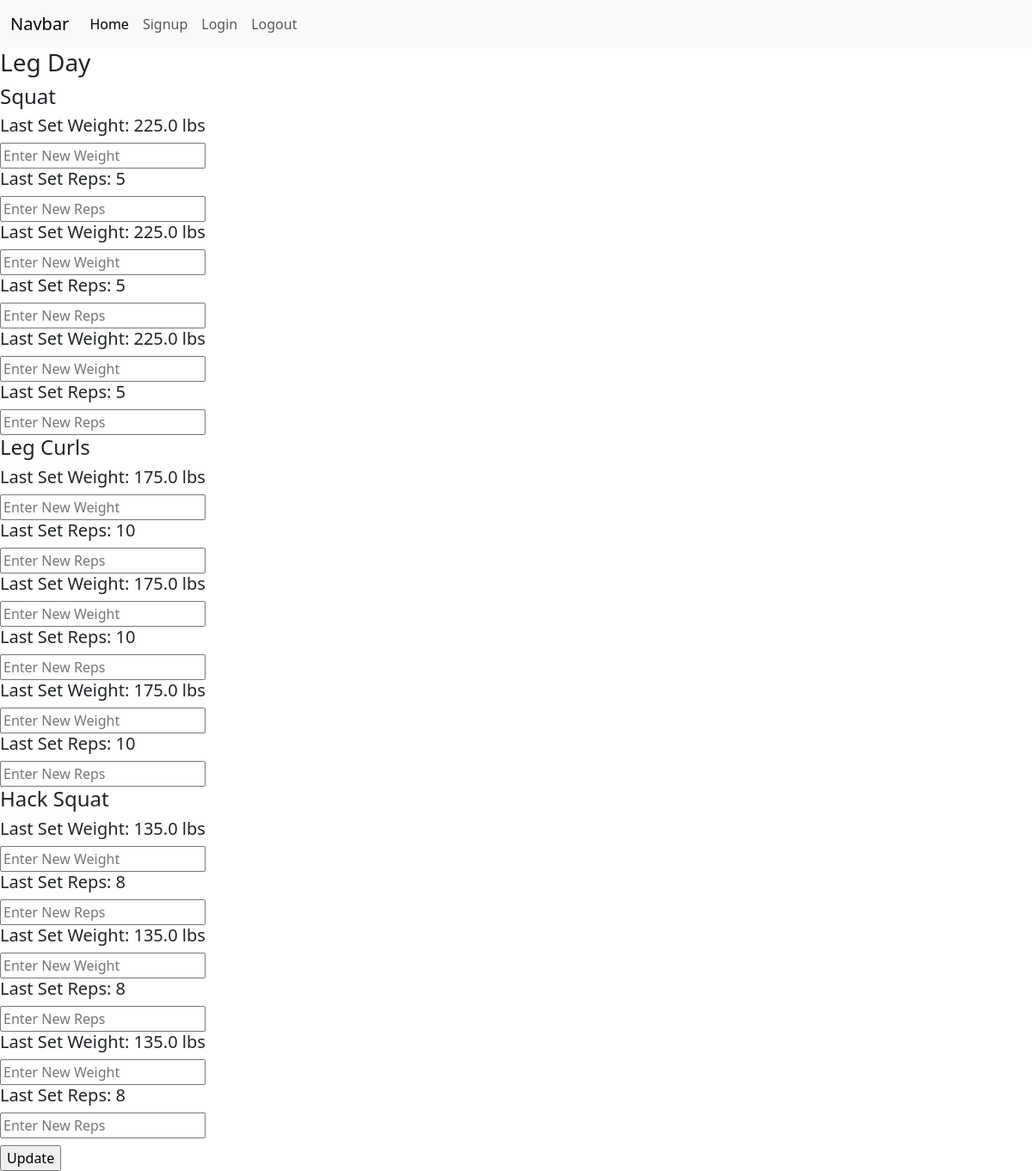
The page /run_schedule/4 (signed in) on the database as committed earlier.
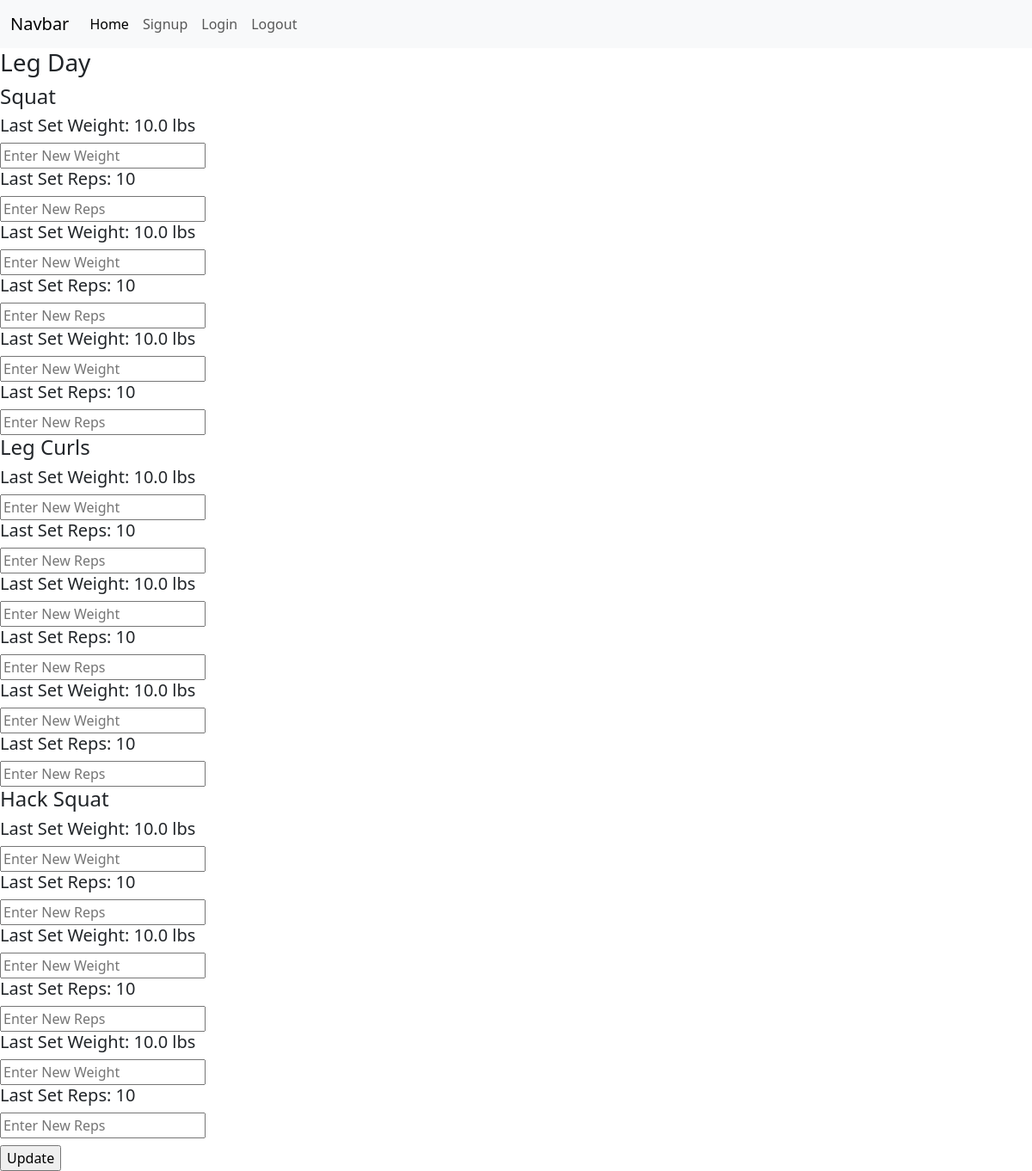
The same page on the database as committed later.
### website/models.py (models this page shows)
class Set(db.Model, UserMixin):
    id = db.Column(db.Integer, primary_key=True)
    reps = db.Column(db.Integer, nullable=False)
    weight = db.Column(db.Float, nullable=False)
    exercise_id = db.Column(db.Integer, db.ForeignKey('exercise.id'), nullable=False)
    user_id = db.Column(db.Integer, db.ForeignKey('user.id'), nullable=False)

### website/training.py (the view, shortened to what this page needs)
@training.route("/run_schedule/<schedule_id>", methods=["POST", "GET"])
@login_required
def run_schedule(schedule_id):
    schedule_name = Schedule.query.filter_by(id=schedule_id).first()
    exercises = Exercise.query.filter_by(user_id=current_user.id, schedule_id=schedule_id).all()
    sets = Set.query.filter_by(user_id=current_user.id).all()
    return render_template("run_schedule.html", schedule=schedule_name, exercises=exercises, sets=sets)

### website/__init__.py (called while the page is built)
def create_app():
    app = Flask(__name__)
    app.config["SQLALCHEMY_DATABASE_URI"] = "sqlite:///project.db"
    app.config['SECRET_KEY'] = 'mbgodbnfvojvnseofefqwdqwifgbjdfsnf'
    db.init_app(app)
    from .auth import auth
    app.register_blueprint(auth)
    from .training import training
    app.register_blueprint(training)
    from .models import User
    create_database(app)
    login_manager.login_view = "auth.login"
    login_manager.login_message = "You must be signed in to reach this page!"
    login_manager.login_message_category = "danger"
    login_manager.init_app(app)
    @login_manager.user_loader
    def load_user(id):
        return User.query.get(int(id))
    return app

### website/templates/run_schedule.html (shortened to what this page needs)
{% extends 'base.html' %}
{% block content %}
<h3>{{schedule.schedule_name}}</h3>
<form method="post">
    {% for exercise in exercises %}
        <h4>{{exercise.exercise_name}}</h4>
        {% for set in sets %}
            {% if exercise.id == set.exercise_id %}
                <h5>Last Set Weight: {{ set.weight }} lbs</h5>
                <input type="text" placeholder="Enter New Weight" name="new_weight">
                <h5>Last Set Reps: {{ set.reps }}</h5>
                <input type="text" placeholder="Enter New Reps" name="new_reps">
            {% endif %}
        {% endfor %}
    {% endfor %}
    <br>
    <input type="submit" class="mt-2" value="Update">
</form>
{% endblock %}

Rows that differ between the two databases and show on the page:
changed Set (number 1 of 9 on the later page): weight "225.0" → "10.0"; reps "5" → "10"
changed Set (number 2 of 9 on the later page): weight "225.0" → "10.0"; reps "5" → "10"
changed Set (number 3 of 9 on the later page): weight "225.0" → "10.0"; reps "5" → "10"
changed Set (number 4 of 9 on the later page): weight "175.0" → "10.0"
changed Set (number 5 of 9 on the later page): weight "175.0" → "10.0"
changed Set (number 6 of 9 on the later page): weight "175.0" → "10.0"
changed Set (number 7 of 9 on the later page): weight "135.0" → "10.0"; reps "8" → "10"
changed Set (number 8 of 9 on the later page): weight "135.0" → "10.0"; reps "8" → "10"
changed Set (number 9 of 9 on the later page): weight "135.0" → "10.0"; reps "8" → "10"
